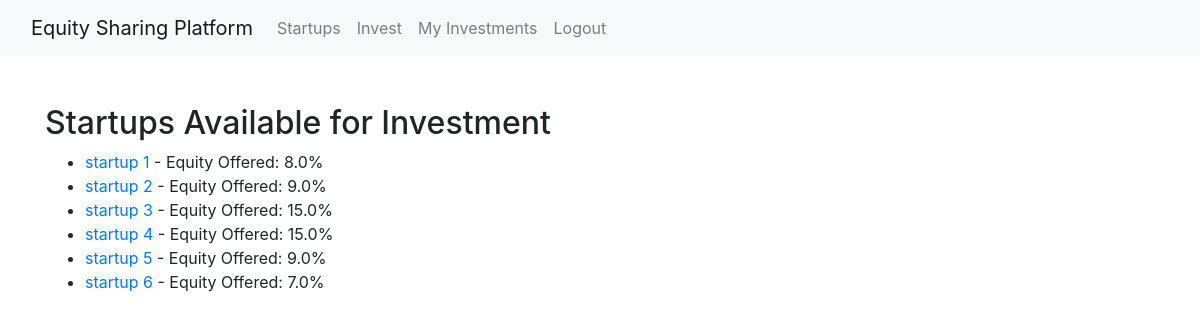
The page /startups/ (signed in) on the database its author committed.
### myapp1/models.py (models this page shows, shortened)
class Startup(models.Model):
    name = models.CharField(max_length=255)
    description = models.TextField()
    founder = models.ForeignKey(User, on_delete=models.CASCADE)
    equity_offered = models.FloatField()
    valuation = models.DecimalField(max_digits=12, decimal_places=2)
    created_at = models.DateTimeField(auto_now_add=True)

### myapp1/views.py (the view)
# urls.py: path('startups/', StartupListView.as_view(), name='startup_list'),
class StartupListView(LoginRequiredMixin,ListView):
    model = Startup
    template_name = 'startup_list.html'
    context_object_name = 'startups'
    paginate_by = 10  # You can paginate if there are many startups

### template/startup_list.html (shortened to what this page needs)
<!DOCTYPE html>
<html lang="en">
<head>
</head>
<body>
    {% extends 'base.html' %}
{% block content %}
  <h2>Startups Available for Investment</h2>
  <ul>
    {% for startup in startups %}
      <li>
        <a href=" {% url 'myapp1:startupdetail' startup.pk %}">{{ startup.name }}</a>
        - Equity Offered: {{ startup.equity_offered }}%
      </li>
    {% endfor %}
  </ul>
{% endblock %}

### rows shown on the page
Startup: name "startup 1", equity_offered "8.0"
Startup: name "startup 2", equity_offered "9.0"
Startup: name "startup 3", equity_offered "15.0"
Startup: name "startup 4", equity_offered "15.0"
Startup: name "startup 5", equity_offered "9.0"
Startup: name "startup 6", equity_offered "7.0"
